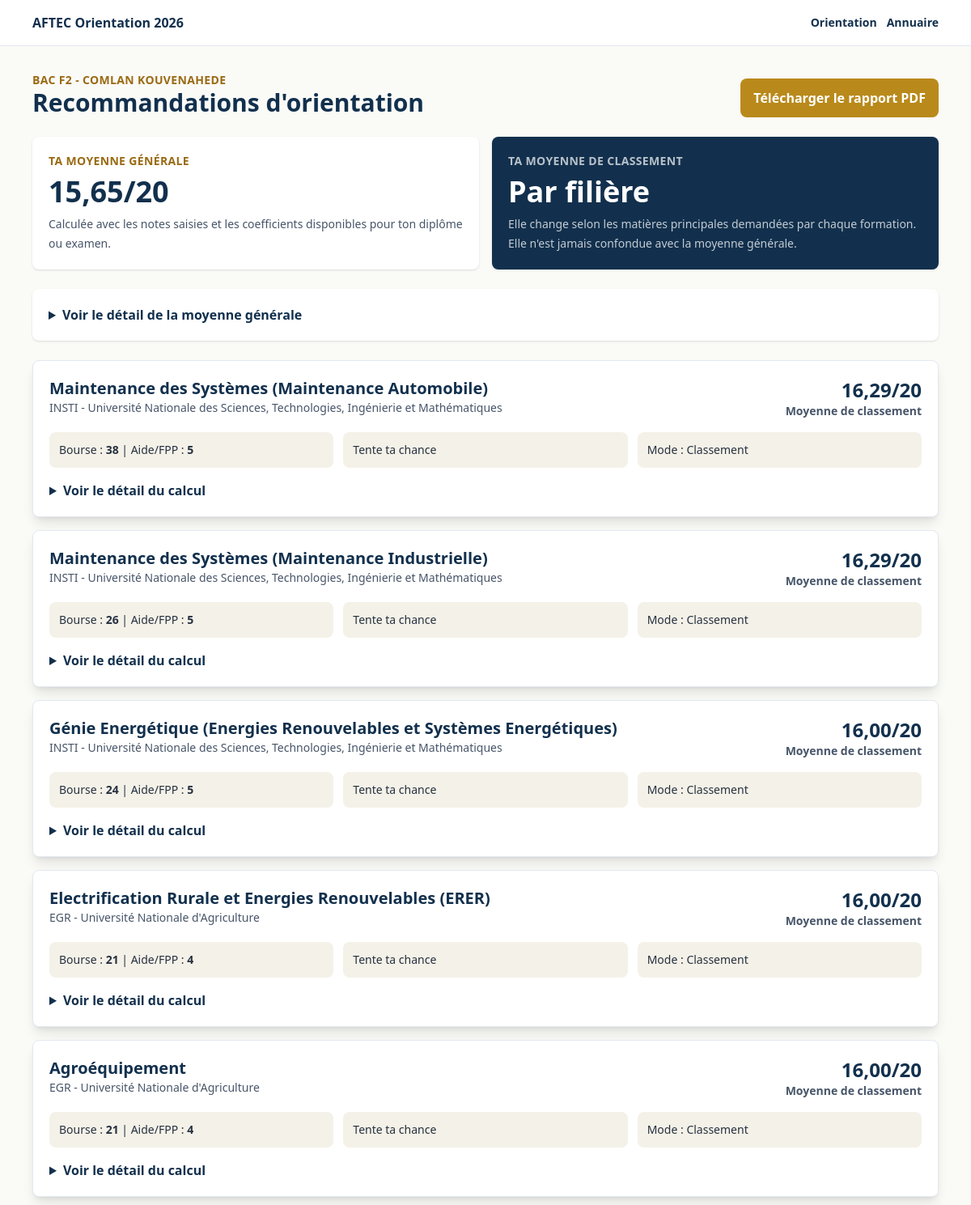
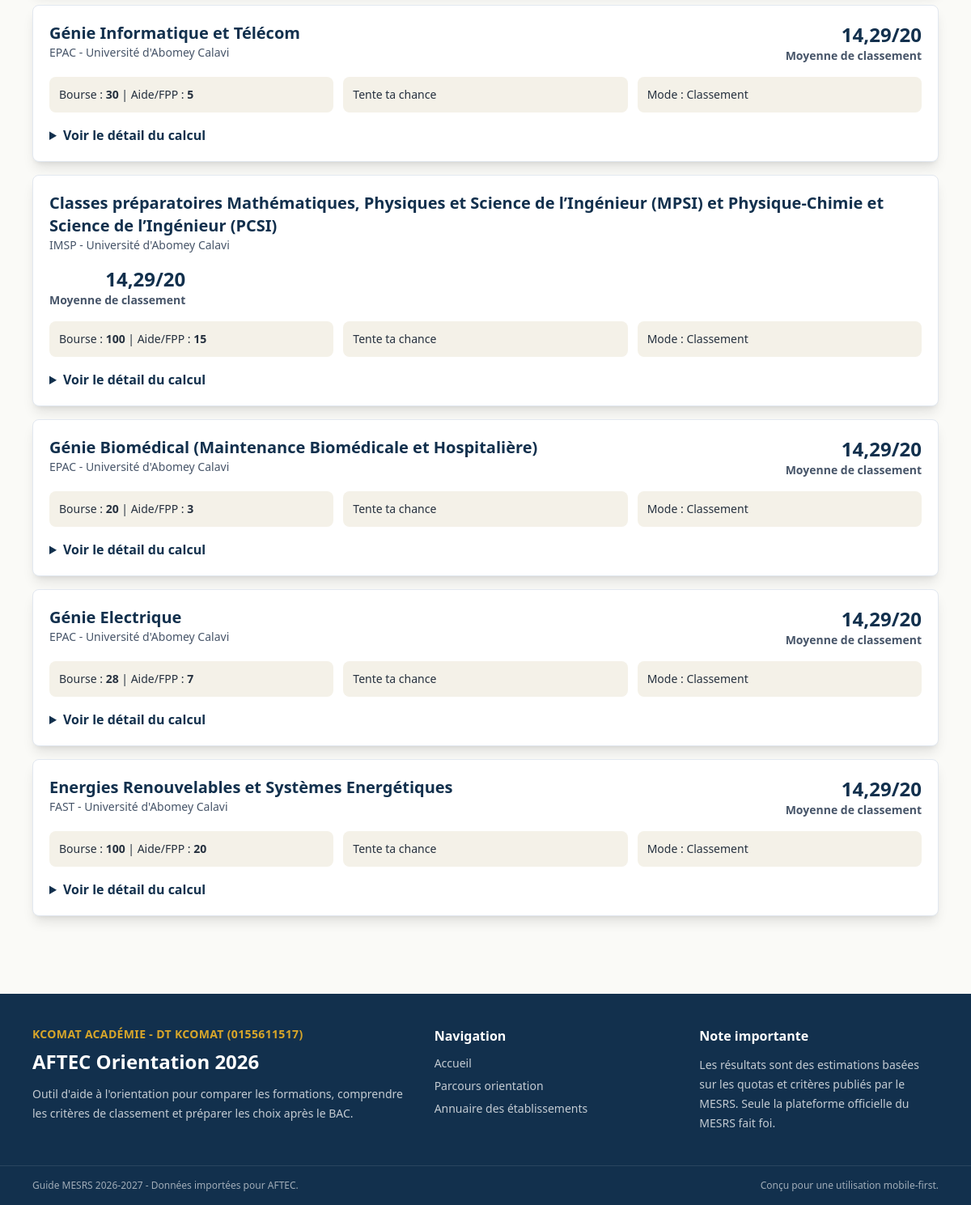
The app's page /orientation/21/resultats/ with its own data (2 pictures, top to bottom).
### apps/candidats/models.py (models this page shows, shortened)
class Candidat(models.Model):
    class DiplomeExamen(models.TextChoices):
        BAC = "BAC", "BAC"
        DEAT = "DEAT", "DEAT"
        DT = "DT", "DT"
    class Sexe(models.TextChoices):
        FEMININ = "F", "Féminin"
        MASCULIN = "M", "Masculin"
        AUTRE = "A", "Autre"
    class TypeCandidat(models.TextChoices):
        NOUVEAU = "nouveau_bachelier", "Nouveau bachelier"
        ANCIEN = "ancien_bachelier", "Ancien bachelier"
        PARENT = "parent_tuteur", "Parent ou tuteur"
    nom = models.CharField(max_length=120)
    prenom = models.CharField(max_length=160)
    sexe = models.CharField(max_length=1, choices=Sexe.choices, blank=True)
    date_naissance = models.DateField(null=True, blank=True)
    telephone = models.CharField(max_length=40, blank=True)
    email = models.EmailField(blank=True)
    departement = models.CharField(max_length=120, blank=True)
    commune = models.CharField(max_length=120, blank=True)
    annee_bac = models.PositiveSmallIntegerField(default=2026)
    type_candidat = models.CharField(max_length=30, choices=TypeCandidat.choices, default=TypeCandidat.NOUVEAU)
    diplome_examen = models.CharField(max_length=10, choices=DiplomeExamen.choices, default=DiplomeExamen.BAC)
    option_diplome = models.CharField(max_length=80, blank=True)
    serie_bac = models.ForeignKey(SerieBac, on_delete=models.PROTECT)
    moyenne_generale = models.DecimalField(max_digits=4, decimal_places=2, null=True, blank=True)
    passions = models.JSONField(default=list, blank=True)
    preference_secteur = models.CharField(max_length=20, blank=True)
    preference_mode_entree = models.CharField(max_length=20, blank=True)
    created_at = models.DateTimeField(auto_now_add=True)
    class Meta:
        ordering = ["-created_at"]

### apps/catalogue/models.py (models this page shows, shortened)
class Filiere(models.Model):
    class Diplome(models.TextChoices):
        LICENCE = "licence", "Licence"
        LICENCE_PRO = "licence_professionnelle", "Licence professionnelle"
        BAPES = "bapes", "BAPES"
        PREPA = "classe_preparatoire", "Classe préparatoire"
        AUTRE = "autre", "Autre"
    class ModeEntree(models.TextChoices):
        CLASSEMENT = "classement", "Classement"
        CONCOURS = "concours", "Concours"
        DOSSIER = "dossier", "Dossier"
    etablissement = models.ForeignKey(Etablissement, on_delete=models.CASCADE, related_name="filieres")
    intitule = models.CharField(max_length=260)
    diplome = models.CharField(max_length=40, choices=Diplome.choices, default=Diplome.LICENCE)
    mode_entree = models.CharField(max_length=20, choices=ModeEntree.choices, default=ModeEntree.CLASSEMENT)
    quota_bourse = models.PositiveIntegerField(default=0)
    quota_aide_fpp = models.PositiveIntegerField(default=0)
    debouches = models.TextField(blank=True)
    regime = models.CharField(max_length=20, choices=Etablissement.Regime.choices, default=Etablissement.Regime.NON_APPLICABLE)
    seuil_bourse_estime = models.DecimalField(max_digits=4, decimal_places=2, null=True, blank=True)
    seuil_aide_estime = models.DecimalField(max_digits=4, decimal_places=2, null=True, blank=True)
    mots_cles = models.CharField(max_length=300, blank=True, help_text="Mots-clés séparés par des virgules pour les passions.")
    class Meta:
        ordering = ["etablissement__nom", "intitule"]

class Etablissement(models.Model):
    class Secteur(models.TextChoices):
        PUBLIC = "public", "Public"
        PRIVE = "prive", "Privé"
    class Regime(models.TextChoices):
        AGREE = "agree", "Agréé"
        EN_OUVERTURE = "en_ouverture", "En ouverture"
        NON_APPLICABLE = "na", "Non applicable"
    universite = models.ForeignKey(Universite, on_delete=models.SET_NULL, null=True, blank=True, related_name="etablissements")
    categorie = models.ForeignKey(CategorieEtablissement, on_delete=models.PROTECT, related_name="etablissements")
    nom = models.CharField(max_length=260)
    sigle = models.CharField(max_length=80, blank=True)
    ville = models.CharField(max_length=120, blank=True)
    secteur = models.CharField(max_length=12, choices=Secteur.choices, default=Secteur.PUBLIC)
    regime = models.CharField(max_length=20, choices=Regime.choices, default=Regime.NON_APPLICABLE)
    class Meta:
        ordering = ["categorie__id", "nom"]
    def __str__(self):
        return self.sigle or self.nom

class CategorieEtablissement(models.Model):
    class TypeCategorie(models.TextChoices):
        PUBLIC_UNIVERSITE = "public_universite", "Université publique"
        PUBLIC_ECOLE_INTER_ETATS = "public_ecole_inter_etats", "École inter-États"
        PRIVE_EPES = "prive_epes", "EPES privé"
        SEMECITY = "semecity", "Sèmè City"
    code = models.CharField(max_length=8, unique=True)
    nom = models.CharField(max_length=220)
    type = models.CharField(max_length=40, choices=TypeCategorie.choices)
    logo = models.ImageField(upload_to="logos/categories/", blank=True)
    description = models.TextField(blank=True)
    class Meta:
        ordering = ["id"]
        verbose_name = "catégorie d'établissement"
        verbose_name_plural = "catégories d'établissements"

### apps/candidats/views.py (the view)
# urls.py: path("<int:pk>/resultats/", views.resultats, name="resultats"),
def resultats(request, pk):
    candidat = get_object_or_404(Candidat.objects.select_related("serie_bac").prefetch_related("notes__matiere"), pk=pk)
    recommandations = calculer_recommandations(candidat)
    moyenne_generale, details_generale = calculer_moyenne_generale(candidat)
    return render(
        request,
        "candidats/resultats.html",
        {"candidat": candidat, "recommandations": recommandations, "moyenne_generale": moyenne_generale, "details_generale": details_generale},
    )

### apps/catalogue/services.py (called while the page is built)
def calculer_moyenne_generale(candidat):
    coefficients = candidat.serie_bac.coefficients_bac.select_related("matiere")
    notes = {note.matiere_id: note.note for note in candidat.notes.all()}
    total = Decimal("0")
    total_coef = Decimal("0")
    details = []
    for item in coefficients:
        note = notes.get(item.matiere_id)
        contribution = note * item.coefficient if note is not None else None
        if contribution is not None:
            total += contribution
            total_coef += Decimal(item.coefficient)
        details.append(
            {
                "matiere": item.matiere.nom,
                "note": note,
                "coefficient": item.coefficient,
                "contribution": contribution,
            }
        )
    moyenne = (total / total_coef).quantize(Decimal("0.01")) if total_coef else None
    return moyenne, details

### apps/moteur/services.py (called while the page is built, shortened)
def _indicateur_chance(filiere, moyenne):
    if moyenne is None:
        return "Informations incomplètes"
    if filiere.seuil_bourse_estime is None and filiere.seuil_aide_estime is None:
        if moyenne > Decimal("16.99"):
            return "Classement possible"
        return "Tente ta chance"

def _score_passions(filiere, passions):
    haystack = f"{filiere.intitule} {filiere.debouches} {filiere.mots_cles}".lower()
    return sum(1 for passion in passions if passion.lower() in haystack)

def _matches_mode_entree(filiere, mode_entree):
    if not mode_entree:
        return True
    return filiere.mode_entree == mode_entree

def _matches_secteur(filiere, secteur):
    if not secteur:
        return True
    return filiere.etablissement.secteur == secteur

    @property
    def complete(self):
        return not self.missing_matieres and self.moyenne_classement is not None

### templates/candidats/resultats.html (shortened to what this page needs)
{% extends "base.html" %}
{% block content %}
<section class="mx-auto max-w-6xl px-4 py-8">
  <div class="mb-6 flex flex-wrap items-end justify-between gap-4">
    <div>
      <p class="text-sm font-bold uppercase tracking-wide text-[#9A6A13]">{{ candidat.diplome_examen }} {{ candidat.option_diplome }} - {{ candidat.prenom }} {{ candidat.nom }}</p>
      <h1 class="text-3xl font-black text-[#12304D]">Recommandations d'orientation</h1>
    </div>
    <a class="rounded-lg bg-[#B98A1B] px-4 py-3 font-bold text-white" href="{% url 'rapports:rapport_pdf' candidat.id %}">Télécharger le rapport PDF</a>
  </div>
  <div class="mb-6 grid gap-4 md:grid-cols-2">
    <div class="rounded-lg bg-white p-5 shadow">
      <p class="text-sm font-bold uppercase tracking-wide text-[#9A6A13]">Ta moyenne générale</p>
      <p class="mt-2 text-4xl font-black text-[#12304D]">{% if moyenne_generale %}{{ moyenne_generale }}/20{% else %}--{% endif %}</p>
      <p class="mt-2 text-sm leading-6 text-slate-600">Calculée avec les notes saisies et les coefficients disponibles pour ton diplôme ou examen.</p>
    </div>
    <div class="rounded-lg bg-[#12304D] p-5 text-white shadow">
      <p class="text-sm font-bold uppercase tracking-wide text-white/70">Ta moyenne de classement</p>
      <p class="mt-2 text-4xl font-black">Par filière</p>
      <p class="mt-2 text-sm leading-6 text-white/75">Elle change selon les matières principales demandées par chaque formation. Elle n'est jamais confondue avec la moyenne générale.</p>
    </div>
  </div>
  {% if details_generale %}
    <details class="mb-6 rounded-lg bg-white p-5 shadow">
      <summary class="cursor-pointer font-bold text-[#12304D]">Voir le détail de la moyenne générale</summary>
    </details>
  {% endif %}
  <div class="grid gap-4">
    {% for item in recommandations %}
      <article class="rounded-lg border border-slate-200 bg-white p-5 shadow-lg">
        <div class="flex flex-wrap justify-between gap-4">
          <div>
            <h2 class="text-xl font-black text-[#12304D]">{{ item.filiere.intitule }}</h2>
            <p class="text-sm text-slate-600">{{ item.filiere.etablissement }} - {{ item.filiere.etablissement.categorie.nom }}</p>
          </div>
          <div class="text-right">
            <p class="text-2xl font-black text-[#12304D]">{% if item.moyenne_classement %}{{ item.moyenne_classement }}/20{% else %}--{% endif %}</p>
            <p class="text-sm font-semibold text-slate-600">Moyenne de classement</p>
          </div>
        </div>
        <div class="mt-4 grid gap-3 md:grid-cols-3">
          <div class="rounded-lg bg-[#F4F1E8] p-3 text-sm">Bourse : <strong>{{ item.filiere.quota_bourse }}</strong> | Aide/FPP : <strong>{{ item.filiere.quota_aide_fpp }}</strong></div>
          <div class="rounded-lg bg-[#F4F1E8] p-3 text-sm">{{ item.indicateur }}</div>
          <div class="rounded-lg bg-[#F4F1E8] p-3 text-sm">Mode : {{ item.filiere.get_mode_entree_display }}</div>
        </div>
        <details class="mt-4">
          <summary class="cursor-pointer font-semibold text-[#12304D]">Voir le détail du calcul</summary>
        </details>
      </article>
    {% empty %}
      <p class="rounded-lg bg-white p-5 shadow">Aucune filière compatible avec ce diplôme ou examen dans le jeu de données actuel.</p>
    {% endfor %}
  </div>
</section>
{% endblock %}

### templates/base.html (shortened to what this page needs)
{% load static %}
<!doctype html>
<html lang="fr">
<head>
  <script src="https://cdn.tailwindcss.com"></script>
  <link rel="stylesheet" href="{% static 'css/app.css' %}">
</head>
<body class="bg-[#FAFAF7] text-[#26313f]">
  <header class="sticky top-0 z-30 border-b border-slate-200 bg-white/90 backdrop-blur">
    <nav class="mx-auto flex max-w-6xl items-center justify-between gap-4 px-4 py-4">
      <a href="{% url 'core:home' %}" class="font-black text-[#12304D]">AFTEC Orientation 2026</a>
      <div class="flex flex-wrap justify-end gap-3 text-sm font-bold">
        <a class="text-[#12304D] transition hover:text-[#9A6A13]" href="{% url 'candidats:orientation' %}">Orientation</a>
        <a class="text-[#12304D] transition hover:text-[#9A6A13]" href="{% url 'core:etablissements' %}">Annuaire</a>
      </div>
    </nav>
  </header>
  <main>{% block content %}{% endblock %}</main>
  <footer class="mt-16 bg-[#12304D] text-white">
    <div class="mx-auto grid max-w-6xl gap-8 px-4 py-10 md:grid-cols-[1.1fr_.7fr_.7fr]">
      <div>
        <p class="text-sm font-bold uppercase tracking-wide text-[#D8A62A]">KcoMat Académie - DT KcoMat (0155611517)</p>
        <h2 class="mt-2 text-2xl font-black">AFTEC Orientation 2026</h2>
        <p class="mt-3 max-w-xl text-sm leading-6 text-white/75">Outil d'aide à l'orientation pour comparer les formations, comprendre les critères de classement et préparer les choix après le BAC.</p>
      </div>
      <div>
        <h3 class="font-black">Navigation</h3>
        <div class="mt-3 grid gap-2 text-sm text-white/75">
          <a class="hover:text-white" href="{% url 'core:home' %}">Accueil</a>
          <a class="hover:text-white" href="{% url 'candidats:orientation' %}">Parcours orientation</a>
          <a class="hover:text-white" href="{% url 'core:etablissements' %}">Annuaire des établissements</a>
        </div>
      </div>
      <div>
        <h3 class="font-black">Note importante</h3>
        <p class="mt-3 text-sm leading-6 text-white/75">Les résultats sont des estimations basées sur les quotas et critères publiés par le MESRS. Seule la plateforme officielle du MESRS fait foi.</p>
      </div>
    </div>
    <div class="border-t border-white/10">
      <div class="mx-auto flex max-w-6xl flex-wrap items-center justify-between gap-3 px-4 py-4 text-xs text-white/60">
        <p>Guide MESRS 2026-2027 - Données importées pour AFTEC.</p>
        <p>Conçu pour une utilisation mobile-first.</p>
      </div>
    </div>
  </footer>
</body>
</html>

### records on screen
Candidat: diplome_examen "BAC", option_diplome "F2", prenom "COMLAN", nom "KOUVENAHEDE"
Filiere: filiere.intitule "Maintenance des Systèmes (Maintenance Automobile)", filiere.etablissement "INSTI", filiere.etablissement.categorie.nom "Université Nationale des Sciences, Technologies, Ingénierie et Mathématiques", filiere.quota_bourse "38", filiere.quota_aide_fpp "5", filiere.mode_entree "Classement"
Filiere: filiere.intitule "Maintenance des Systèmes (Maintenance Industrielle)", filiere.etablissement "INSTI", filiere.etablissement.categorie.nom "Université Nationale des Sciences, Technologies, Ingénierie et Mathématiques", filiere.quota_bourse "26", filiere.quota_aide_fpp "5", filiere.mode_entree "Classement"
Filiere: filiere.intitule "Génie Energétique (Energies Renouvelables et Systèmes Energétiques)", filiere.etablissement "INSTI", filiere.etablissement.categorie.nom "Université Nationale des Sciences, Technologies, Ingénierie et Mathématiques", filiere.quota_bourse "24", filiere.quota_aide_fpp "5", filiere.mode_entree "Classement"
Filiere: filiere.intitule "Electrification Rurale et Energies Renouvelables (ERER)", filiere.etablissement "EGR", filiere.etablissement.categorie.nom "Université Nationale d'Agriculture", filiere.quota_bourse "21", filiere.quota_aide_fpp "4", filiere.mode_entree "Classement"
Filiere: filiere.intitule "Agroéquipement", filiere.etablissement "EGR", filiere.etablissement.categorie.nom "Université Nationale d'Agriculture", filiere.quota_bourse "21", filiere.quota_aide_fpp "4", filiere.mode_entree "Classement"
Filiere: filiere.intitule "Génie Informatique et Télécom", filiere.etablissement "EPAC", filiere.etablissement.categorie.nom "Université d'Abomey Calavi", filiere.quota_bourse "30", filiere.quota_aide_fpp "5", filiere.mode_entree "Classement"
Filiere: filiere.intitule "Classes préparatoires Mathématiques, Physiques et Science de l’Ingénieur (MPSI) et Physique-Chimie et Science de l’Ingénieur (PCSI)", filiere.etablissement "IMSP", filiere.etablissement.categorie.nom "Université d'Abomey Calavi", filiere.quota_bourse "100", filiere.quota_aide_fpp "15", filiere.mode_entree "Classement"
Filiere: filiere.intitule "Génie Biomédical (Maintenance Biomédicale et Hospitalière)", filiere.etablissement "EPAC", filiere.etablissement.categorie.nom "Université d'Abomey Calavi", filiere.quota_bourse "20", filiere.quota_aide_fpp "3", filiere.mode_entree "Classement"
Filiere: filiere.intitule "Génie Electrique", filiere.etablissement "EPAC", filiere.etablissement.categorie.nom "Université d'Abomey Calavi", filiere.quota_bourse "28", filiere.quota_aide_fpp "7", filiere.mode_entree "Classement"
Filiere: filiere.intitule "Energies Renouvelables et Systèmes Energétiques", filiere.etablissement "FAST", filiere.etablissement.categorie.nom "Université d'Abomey Calavi", filiere.quota_bourse "100", filiere.quota_aide_fpp "20", filiere.mode_entree "Classement"

### other values on screen
{{ moyenne_generale }} "15,65"
{{ item.moyenne_classement }} "16,29" "16,29" "16,00" "16,00" "16,00" "14,29" "14,29" "14,29" "14,29" "14,29"
{{ item.indicateur }} "Tente ta chance" "Tente ta chance" "Tente ta chance" "Tente ta chance" "Tente ta chance" "Tente ta chance" "Tente ta chance" "Tente ta chance" "Tente ta chance" "Tente ta chance"
